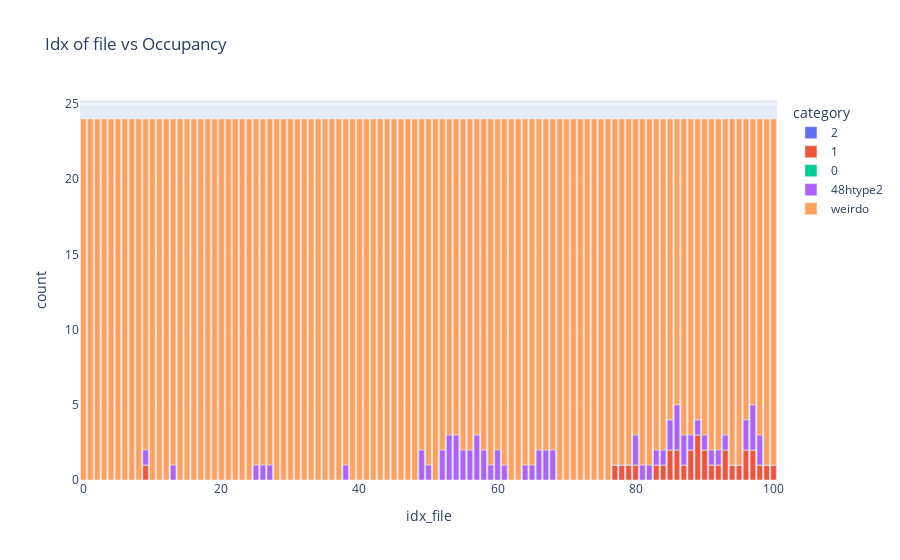

Notebook code cell kept with this figure:
### Markdown cell above
# Movement analysis plotting

### Code cell
category_labels_occupancy = {
    '2': '2',
    '1': '1',
    '0': '0',
    '48htype1': '48htype2',
    'weirdo': 'weirdo'
    # ... add more as needed
}

df_occupancy = movement.plot_occupancy(file_loc_important_cols, category_labels_occupancy) # commented out

### Figure 1 — Plotly figure (JSON) as saved in the notebook; plotly's stock layout.template omitted (floating-point values rounded to 4 significant figures)
{"data": [{"alignmentgroup": "True", "hovertemplate": "category=2<br>idx_file=%{x}<br>count=%{y}<extra></extra>", "legendgroup": "2", "marker": {"color": "#636efa", "pattern": {"shape": ""}}, "name": "2", "offsetgroup": "2", "orientation": "v", "showlegend": true, "textposition": "auto", "type": "bar", "x": [0, 1, 2, 3, 4, 5, 6, 7, 8, 9, 10, 11, 12, 13, 14, 15, 16, 17, 18, 19, 20, 21, 22, 23, 24, 25, 26, 27, 28, 29, 30, 31, 32, 33, 34, 35, 36, 37, 38, 39, 40, 41, 42, 43, 44, 45, 46, 47, 48, 49, 50, 51, 52, 53, 54, 55, 56, 57, 58, 59, 60, 61, 62, 63, 64, 65, 66, 67, 68, 69, 70, 71, 72, 73, 74, 75, 76, 77, 78, 79, 80, 81, 82, 83, 84, 85, 86, 87, 88, 89, 90, 91, 92, 93, 94, 95, 96, 97, 98, 99, 100], "xaxis": "x", "y": [0, 0, 0, 0, 0, 0, 0, 0, 0, 0, 0, 0, 0, 0, 0, 0, 0, 0, 0, 0, 0, 0, 0, 0, 0, 0, 0, 0, 0, 0, 0, 0, 0, 0, 0, 0, 0, 0, 0, 0, 0, 0, 0, 0, 0, 0, 0, 0, 0, 0, 0, 0, 0, 0, 0, 0, 0, 0, 0, 0, 0, 0, 0, 0, 0, 0, 0, 0, 0, 0, 0, 0, 0, 0, 0, 0, 0, 0, 0, 0, 0, 0, 0, 0, 0, 0, 0, 0, 0, 0, 0, 0, 0, 0, 0, 0, 0, 0, 0, 0, 0], "yaxis": "y"}, {"alignmentgroup": "True", "hovertemplate": "category=1<br>idx_file=%{x}<br>count=%{y}<extra></extra>", "legendgroup": "1", "marker": {"color": "#EF553B", "pattern": {"shape": ""}}, "name": "1", "offsetgroup": "1", "orientation": "v", "showlegend": true, "textposition": "auto", "type": "bar", "x": [0, 1, 2, 3, 4, 5, 6, 7, 8, 9, 10, 11, 12, 13, 14, 15, 16, 17, 18, 19, 20, 21, 22, 23, 24, 25, 26, 27, 28, 29, 30, 31, 32, 33, 34, 35, 36, 37, 38, 39, 40, 41, 42, 43, 44, 45, 46, 47, 48, 49, 50, 51, 52, 53, 54, 55, 56, 57, 58, 59, 60, 61, 62, 63, 64, 65, 66, 67, 68, 69, 70, 71, 72, 73, 74, 75, 76, 77, 78, 79, 80, 81, 82, 83, 84, 85, 86, 87, 88, 89, 90, 91, 92, 93, 94, 95, 96, 97, 98, 99, 100], "xaxis": "x", "y": [0, 0, 0, 0, 0, 0, 0, 0, 0, 1, 0, 0, 0, 0, 0, 0, 0, 0, 0, 0, 0, 0, 0, 0, 0, 0, 0, 0, 0, 0, 0, 0, 0, 0, 0, 0, 0, 0, 0, 0, 0, 0, 0, 0, 0, 0, 0, 0, 0, 0, 0, 0, 0, 0, 0, 0, 0, 0, 0, 0, 0, 0, 0, 0, 0, 0, 0, 0, 0, 0, 0, 0, 0, 0, 0, 0, 0, 1, 1, 1, 1, 0, 0, 1, 1, 2, 2, 1, 2, 3, 2, 1, 1, 2, 1, 1, 2, 2, 1, 1, 1], "yaxis": "y"}, {"alignmentgroup": "True", "hovertemplate": "category=0<br>idx_file=%{x}<br>count=%{y}<extra></extra>", "legendgroup": "0", "marker": {"color": "#00cc96", "pattern": {"shape": ""}}, "name": "0", "offsetgroup": "0", "orientation": "v", "showlegend": true, "textposition": "auto", "type": "bar", "x": [0, 1, 2, 3, 4, 5, 6, 7, 8, 9, 10, 11, 12, 13, 14, 15, 16, 17, 18, 19, 20, 21, 22, 23, 24, 25, 26, 27, 28, 29, 30, 31, 32, 33, 34, 35, 36, 37, 38, 39, 40, 41, 42, 43, 44, 45, 46, 47, 48, 49, 50, 51, 52, 53, 54, 55, 56, 57, 58, 59, 60, 61, 62, 63, 64, 65, 66, 67, 68, 69, 70, 71, 72, 73, 74, 75, 76, 77, 78, 79, 80, 81, 82, 83, 84, 85, 86, 87, 88, 89, 90, 91, 92, 93, 94, 95, 96, 97, 98, 99, 100], "xaxis": "x", "y": [0, 0, 0, 0, 0, 0, 0, 0, 0, 0, 0, 0, 0, 0, 0, 0, 0, 0, 0, 0, 0, 0, 0, 0, 0, 0, 0, 0, 0, 0, 0, 0, 0, 0, 0, 0, 0, 0, 0, 0, 0, 0, 0, 0, 0, 0, 0, 0, 0, 0, 0, 0, 0, 0, 0, 0, 0, 0, 0, 0, 0, 0, 0, 0, 0, 0, 0, 0, 0, 0, 0, 0, 0, 0, 0, 0, 0, 0, 0, 0, 0, 0, 0, 0, 0, 0, 0, 0, 0, 0, 0, 0, 0, 0, 0, 0, 0, 0, 0, 0, 0], "yaxis": "y"}, {"alignmentgroup": "True", "hovertemplate": "category=48htype2<br>idx_file=%{x}<br>count=%{y}<extra></extra>", "legendgroup": "48htype2", "marker": {"color": "#ab63fa", "pattern": {"shape": ""}}, "name": "48htype2", "offsetgroup": "48htype2", "orientation": "v", "showlegend": true, "textposition": "auto", "type": "bar", "x": [0, 1, 2, 3, 4, 5, 6, 7, 8, 9, 10, 11, 12, 13, 14, 15, 16, 17, 18, 19, 20, 21, 22, 23, 24, 25, 26, 27, 28, 29, 30, 31, 32, 33, 34, 35, 36, 37, 38, 39, 40, 41, 42, 43, 44, 45, 46, 47, 48, 49, 50, 51, 52, 53, 54, 55, 56, 57, 58, 59, 60, 61, 62, 63, 64, 65, 66, 67, 68, 69, 70, 71, 72, 73, 74, 75, 76, 77, 78, 79, 80, 81, 82, 83, 84, 85, 86, 87, 88, 89, 90, 91, 92, 93, 94, 95, 96, 97, 98, 99, 100], "xaxis": "x", "y": [0, 0, 0, 0, 0, 0, 0, 0, 0, 1, 0, 0, 0, 1, 0, 0, 0, 0, 0, 0, 0, 0, 0, 0, 0, 1, 1, 1, 0, 0, 0, 0, 0, 0, 0, 0, 0, 0, 1, 0, 0, 0, 0, 0, 0, 0, 0, 0, 0, 2, 1, 0, 2, 3, 3, 2, 2, 3, 2, 1, 2, 1, 0, 0, 1, 1, 2, 2, 2, 0, 0, 0, 0, 0, 0, 0, 0, 0, 0, 0, 2, 1, 1, 1, 1, 2, 3, 2, 1, 1, 1, 1, 1, 1, 0, 0, 2, 3, 2, 0, 0], "yaxis": "y"}, {"alignmentgroup": "True", "hovertemplate": "category=weirdo<br>idx_file=%{x}<br>count=%{y}<extra></extra>", "legendgroup": "weirdo", "marker": {"color": "#FFA15A", "pattern": {"shape": ""}}, "name": "weirdo", "offsetgroup": "weirdo", "orientation": "v", "showlegend": true, "textposition": "auto", "type": "bar", "x": [0, 1, 2, 3, 4, 5, 6, 7, 8, 9, 10, 11, 12, 13, 14, 15, 16, 17, 18, 19, 20, 21, 22, 23, 24, 25, 26, 27, 28, 29, 30, 31, 32, 33, 34, 35, 36, 37, 38, 39, 40, 41, 42, 43, 44, 45, 46, 47, 48, 49, 50, 51, 52, 53, 54, 55, 56, 57, 58, 59, 60, 61, 62, 63, 64, 65, 66, 67, 68, 69, 70, 71, 72, 73, 74, 75, 76, 77, 78, 79, 80, 81, 82, 83, 84, 85, 86, 87, 88, 89, 90, 91, 92, 93, 94, 95, 96, 97, 98, 99, 100], "xaxis": "x", "y": [24, 24, 24, 24, 24, 24, 24, 24, 24, 22, 24, 24, 24, 23, 24, 24, 24, 24, 24, 24, 24, 24, 24, 24, 24, 23, 23, 23, 24, 24, 24, 24, 24, 24, 24, 24, 24, 24, 23, 24, 24, 24, 24, 24, 24, 24, 24, 24, 24, 22, 23, 24, 22, 21, 21, 22, 22, 21, 22, 23, 22, 23, 24, 24, 23, 23, 22, 22, 22, 24, 24, 24, 24, 24, 24, 24, 24, 23, 23, 23, 21, 23, 23, 22, 22, 20, 19, 21, 21, 20, 21, 22, 22, 21, 23, 23, 20, 19, 21, 23, 23], "yaxis": "y"}], "layout": {"barmode": "relative", "legend": {"title": {"text": "category"}, "tracegroupgap": 0}, "title": {"text": "Idx of file vs Occupancy"}, "xaxis": {"anchor": "y", "domain": [0, 1], "title": {"text": "idx_file"}}, "yaxis": {"anchor": "x", "domain": [0, 1], "title": {"text": "count"}}}}
